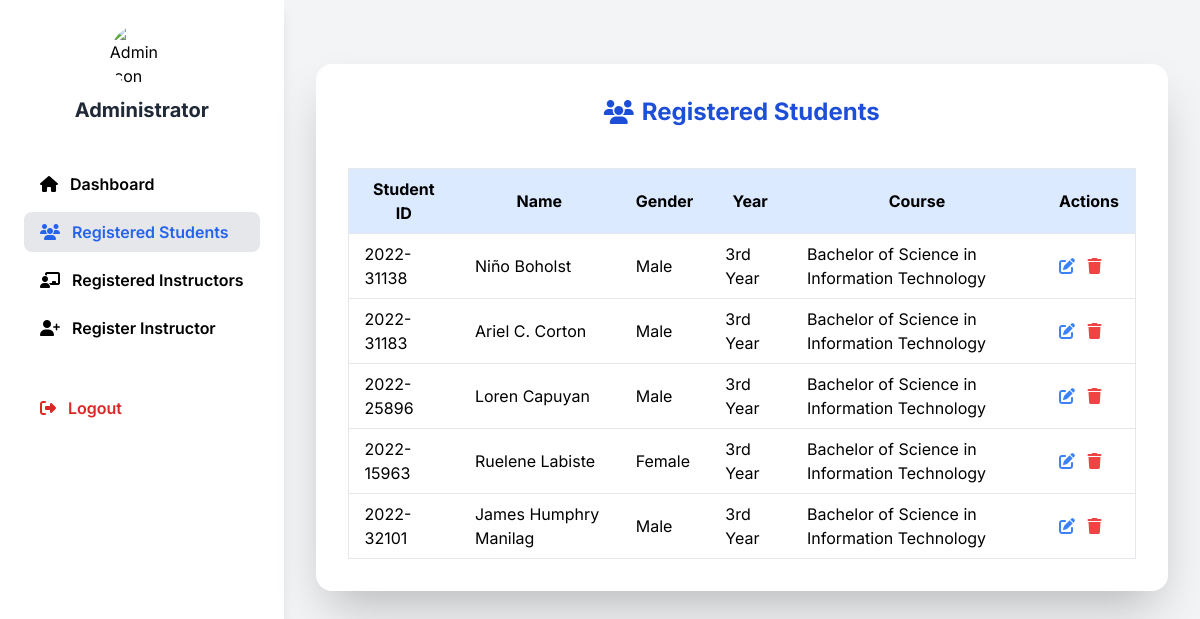
The page /admin_students.php (signed in) on the database its author committed.
### tables this page shows
CREATE TABLE `students` (
  `id` int(11) NOT NULL,
  `student_id` varchar(50) NOT NULL,
  `name` varchar(100) NOT NULL,
  `gender` varchar(10) NOT NULL,
  `year` varchar(20) NOT NULL,
  `course` varchar(50) NOT NULL
);

### db.php (called while the page is built, shortened)
<?php
$DB_HOST = 'localhost';
$DB_USER = 'root';
$DB_PASS = '';
$DB_NAME = 'attendance';
$conn = new mysqli($DB_HOST, $DB_USER, $DB_PASS);
$conn->query("CREATE DATABASE IF NOT EXISTS `$DB_NAME`");
$conn->select_db($DB_NAME);
$conn->query("CREATE TABLE IF NOT EXISTS students (
    id INT AUTO_INCREMENT PRIMARY KEY,
    student_id VARCHAR(50) UNIQUE NOT NULL,
    name VARCHAR(100) NOT NULL,
    gender VARCHAR(10) NOT NULL,
    year VARCHAR(20) NOT NULL,
    course VARCHAR(50) NOT NULL
)");
$conn->query("CREATE TABLE IF NOT EXISTS instructors (
    id INT PRIMARY KEY AUTO_INCREMENT,
    full_name VARCHAR(100) NOT NULL,
    instructor_id VARCHAR(50) UNIQUE NOT NULL,
    department VARCHAR(100) NOT NULL,
    email VARCHAR(100) UNIQUE NOT NULL,
    username VARCHAR(50) UNIQUE NOT NULL,
    password VARCHAR(255) NOT NULL,
    failed_login_attempts INT DEFAULT 0,
    lockout_until DATETIME DEFAULT NULL,
    otp VARCHAR(6) DEFAULT NULL,
    otp_expires_at DATETIME DEFAULT NULL,
    is_verified BOOLEAN DEFAULT FALSE,
    created_at TIMESTAMP DEFAULT CURRENT_TIMESTAMP
)");
$conn->query("CREATE TABLE IF NOT EXISTS classes (
    id INT AUTO_INCREMENT PRIMARY KEY,
    instructor_id INT NOT NULL,
    class_name VARCHAR(100) NOT NULL,
    subject VARCHAR(100) NOT NULL,
    start_time TIME NOT NULL,
    end_time TIME NOT NULL,
    background_image VARCHAR(255) DEFAULT NULL,
    FOREIGN KEY (instructor_id) REFERENCES instructors(id) ON DELETE CASCADE
)");
$conn->query("CREATE TABLE IF NOT EXISTS class_students (
    id INT AUTO_INCREMENT PRIMARY KEY,
    class_id INT NOT NULL,
    student_id INT NOT NULL,
    UNIQUE KEY class_student_unique (class_id, student_id),
    FOREIGN KEY (class_id) REFERENCES classes(id) ON DELETE CASCADE,
    FOREIGN KEY (student_id) REFERENCES students(id) ON DELETE CASCADE
)");
$conn->query("CREATE TABLE IF NOT EXISTS attendance (
    id INT AUTO_INCREMENT PRIMARY KEY,
    class_id INT NOT NULL,
    student_id INT NOT NULL,
    timestamp DATETIME DEFAULT CURRENT_TIMESTAMP,
    FOREIGN KEY (class_id) REFERENCES classes(id) ON DELETE CASCADE,
    FOREIGN KEY (student_id) REFERENCES students(id) ON DELETE CASCADE
);");
$conn->query("CREATE TABLE IF NOT EXISTS user_logs (
    id INT AUTO_INCREMENT PRIMARY KEY,
    user_id INT NULL,
    user_type VARCHAR(20) NULL,
    action VARCHAR(50) NOT NULL,
    timestamp DATETIME DEFAULT CURRENT_TIMESTAMP,
    ip_address VARCHAR(45) NULL,
    user_agent TEXT NULL,
    INDEX user_id_idx (user_id),
    INDEX action_idx (action)
);");
$conn->query("CREATE TABLE IF NOT EXISTS admin (
    id INT AUTO_INCREMENT PRIMARY KEY,
    username VARCHAR(50) UNIQUE NOT NULL,
    password VARCHAR(255) NOT NULL
);");
function get_students() {
    global $conn;
    $res = $conn->query('SELECT student_id, name, gender, year, course FROM students');
    $students = [];
    while ($row = $res->fetch_assoc()) {
        $students[] = $row;
    }
    return $students;
}
?>

### admin_students.php (the view, shortened to what this page needs)
<?php
require_once 'db.php';
$students = get_students();
$edit_student = null;
$students = get_students();
?>
<!DOCTYPE html>
<html lang="en">
<head>
    <script src="https://cdn.tailwindcss.com"></script>
    <link rel="stylesheet" href="https://cdnjs.cloudflare.com/ajax/libs/font-awesome/6.4.0/css/all.min.css">
</head>
<body class="bg-gray-100 min-h-screen flex">
    <aside class="sidebar bg-white shadow-lg flex flex-col p-6">
        <div class="flex flex-col items-center mb-10">
            <img src="https://cdn-icons-png.flaticon.com/512/3135/3135715.png" alt="Admin Icon" class="w-16 h-16 rounded-full mb-2">
            <span class="text-xl font-bold text-gray-800">Administrator</span>
        </div>
        <nav class="flex flex-col gap-2">
            <a href="admin_dashboard.php" class="sidebar-link flex items-center gap-3 px-4 py-2 rounded-lg font-semibold">
                <i class="fas fa-home"></i> Dashboard
            </a>
            <a href="admin_students.php" class="sidebar-link flex items-center gap-3 px-4 py-2 rounded-lg font-semibold active">
                <i class="fas fa-users"></i> Registered Students
            </a>
            <a href="admin_instructors.php" class="sidebar-link flex items-center gap-3 px-4 py-2 rounded-lg font-semibold">
                <i class="fas fa-chalkboard-teacher"></i> Registered Instructors
            </a>
            <a href="register_instructor.php" class="sidebar-link flex items-center gap-3 px-4 py-2 rounded-lg font-semibold">
                <i class="fas fa-user-plus"></i> Register Instructor
            </a>
            <a href="admin_logout.php" class="sidebar-link flex items-center gap-3 px-4 py-2 rounded-lg font-semibold text-red-600 mt-8">
                <i class="fas fa-sign-out-alt"></i> Logout
            </a>
        </nav>
    </aside>
    <main class="flex-1 p-8">
        <div class="w-full max-w-5xl mx-auto bg-white rounded-2xl shadow-2xl p-8 mt-8">
            <div class="flex flex-col items-center mb-10">
                <h1 class="text-2xl font-bold text-blue-700 flex items-center gap-2"><i class="fas fa-users"></i> Registered Students</h1>
            </div>
            <div class="overflow-x-auto">
            <table class="min-w-full bg-white border rounded-lg">
                <thead class="bg-blue-100">
                    <tr>
                        <th class="py-2 px-4 border-b">Student ID</th>
                        <th class="py-2 px-4 border-b">Name</th>
                        <th class="py-2 px-4 border-b">Gender</th>
                        <th class="py-2 px-4 border-b">Year</th>
                        <th class="py-2 px-4 border-b">Course</th>
                        <th class="py-2 px-4 border-b">Actions</th>
                    </tr>
                </thead>
                <tbody>
                <?php foreach ($students as $s): ?>
                    <tr class="hover:bg-blue-50 transition">
                        <td class="py-2 px-4 border-b"><?= htmlspecialchars($s['student_id']) ?></td>
                        <td class="py-2 px-4 border-b">
                            <?php if ($edit_student && $edit_student['student_id'] === $s['student_id']): ?>
                                <form method="POST" class="flex gap-2 items-center">
                                    <input type="hidden" name="edit_student_id" value="<?= htmlspecialchars($s['student_id']) ?>">
                                    <input type="text" name="name" value="<?= htmlspecialchars($edit_student['name']) ?>" class="border rounded px-2 py-1 w-32">
                            <?php else: ?>
                                <?= htmlspecialchars($s['name']) ?>
                            <?php endif; ?>
                        </td>
                        <td class="py-2 px-4 border-b">
                            <?php if ($edit_student && $edit_student['student_id'] === $s['student_id']): ?>
                                <select name="gender" class="border rounded px-2 py-1">
                                    <option value="Male" <?= $edit_student['gender'] === 'Male' ? 'selected' : '' ?>>Male</option>
                                    <option value="Female" <?= $edit_student['gender'] === 'Female' ? 'selected' : '' ?>>Female</option>
                                    <option value="Other" <?= $edit_student['gender'] === 'Other' ? 'selected' : '' ?>>Other</option>
                                </select>
                            <?php else: ?>
                                <?= htmlspecialchars($s['gender']) ?>
                            <?php endif; ?>
                        </td>
                        <td class="py-2 px-4 border-b">
                            <?php if ($edit_student && $edit_student['student_id'] === $s['student_id']): ?>
                                <select name="year" class="border rounded px-2 py-1">
                                    <option value="1st Year" <?= $edit_student['year'] === '1st Year' ? 'selected' : '' ?>>1st Year</option>
                                    <option value="2nd Year" <?= $edit_student['year'] === '2nd Year' ? 'selected' : '' ?>>2nd Year</option>
                                    <option value="3rd Year" <?= $edit_student['year'] === '3rd Year' ? 'selected' : '' ?>>3rd Year</option>
                                    <option value="4th Year" <?= $edit_student['year'] === '4th Year' ? 'selected' : '' ?>>4th Year</option>
                                </select>
                            <?php else: ?>
                                <?= htmlspecialchars($s['year']) ?>
                            <?php endif; ?>
                        </td>
                        <td class="py-2 px-4 border-b"><?= htmlspecialchars($s['course']) ?></td>
                        <td class="py-2 px-4 border-b">
                            <?php if ($edit_student && $edit_student['student_id'] === $s['student_id']): ?>
                                <button type="submit" class="bg-green-500 text-white px-3 py-1 rounded hover:bg-green-600 transition"><i class="fas fa-save"></i></button>
                                </form>
                                <a href="admin_students.php" class="ml-2 text-red-500 hover:text-red-700"><i class="fas fa-times"></i></a>
                            <?php else: ?>
                                <a href="admin_students.php?edit=<?= urlencode($s['student_id']) ?>" class="text-blue-500 hover:text-blue-700 mr-2"><i class="fas fa-edit"></i></a>
                                <a href="admin_students.php?delete=<?= urlencode($s['student_id']) ?>" class="text-red-500 hover:text-red-700" onclick="return confirm('Are you sure you want to delete this student?');"><i class="fas fa-trash"></i></a>
                            <?php endif; ?>
                        </td>
                    </tr>
                <?php endforeach; ?>
                </tbody>
            </table>
            </div>
        </div>
    </main>
</body>
</html>

### admin_students.php (style rules this page uses)
body { font-family: 'Inter', sans-serif; }
.sidebar { min-width: 240px; }
.sidebar-link.active, .sidebar-link:hover { background: #e5e7eb; color: #2563eb; }

### rows shown on the page
students: student "2022-31138", name "Niño Boholst", gender "Male", year "3rd Year", course "Bachelor of Science in Information Technology"
students: student "2022-31183", name "Ariel C. Corton", gender "Male", year "3rd Year", course "Bachelor of Science in Information Technology"
students: student "2022-25896", name "Loren Capuyan", gender "Male", year "3rd Year", course "Bachelor of Science in Information Technology"
students: student "2022-15963", name "Ruelene Labiste", gender "Female", year "3rd Year", course "Bachelor of Science in Information Technology"
students: student "2022-32101", name "James Humphry Manilag", gender "Male", year "3rd Year", course "Bachelor of Science in Information Technology"
